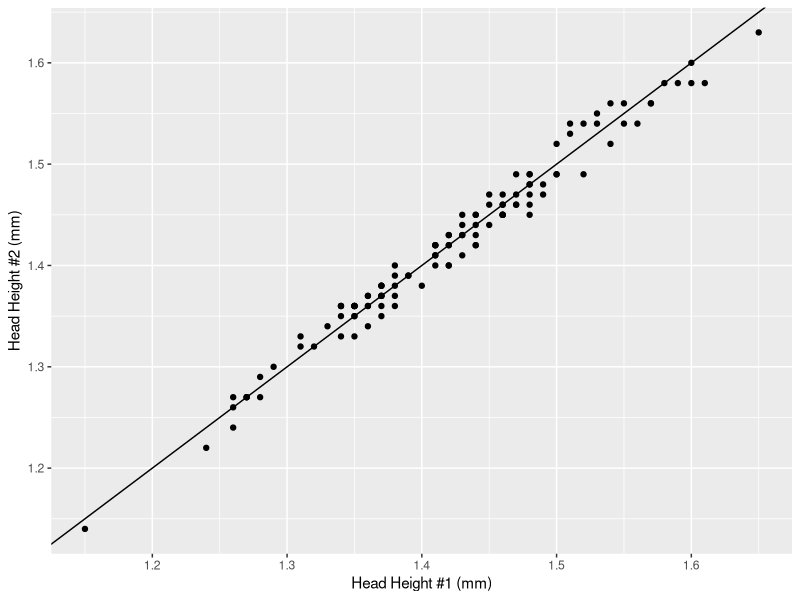
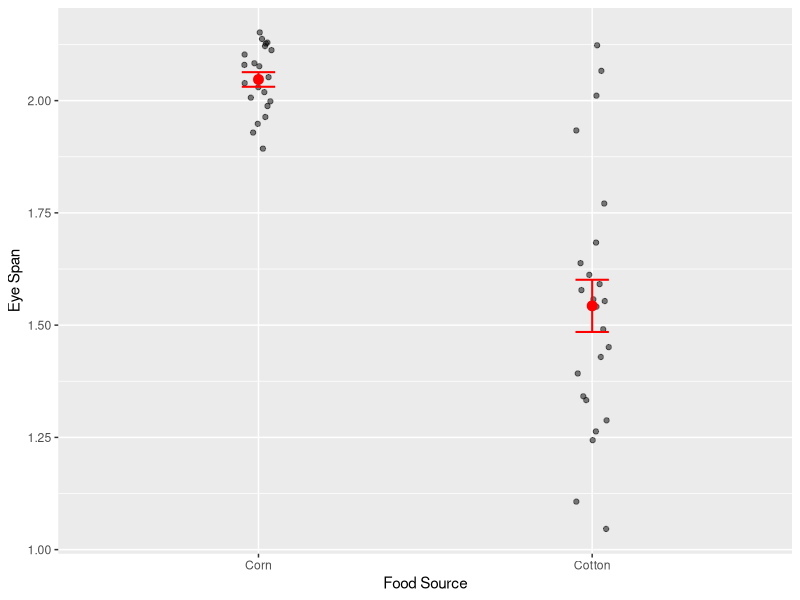
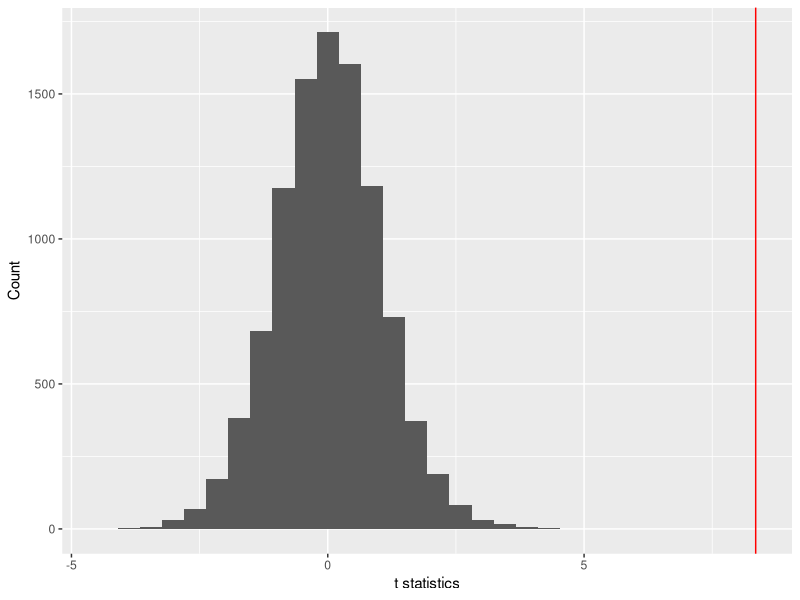
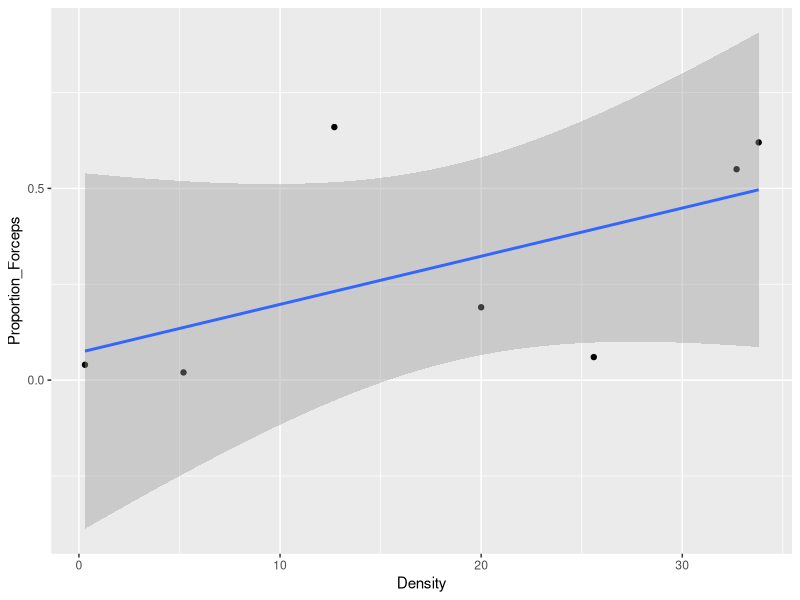
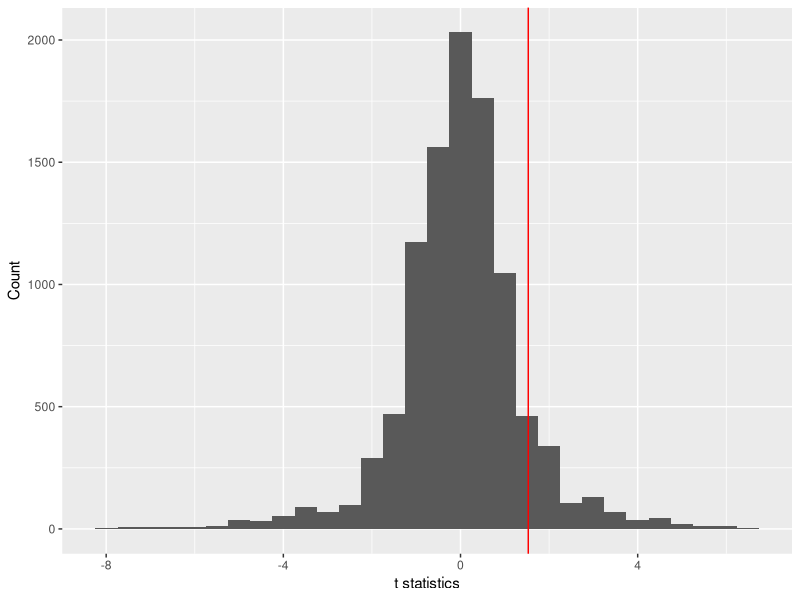
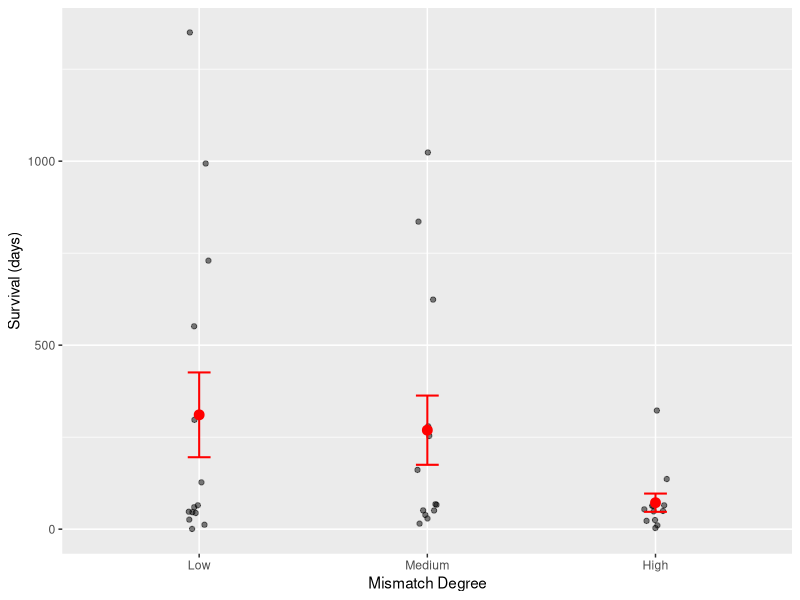
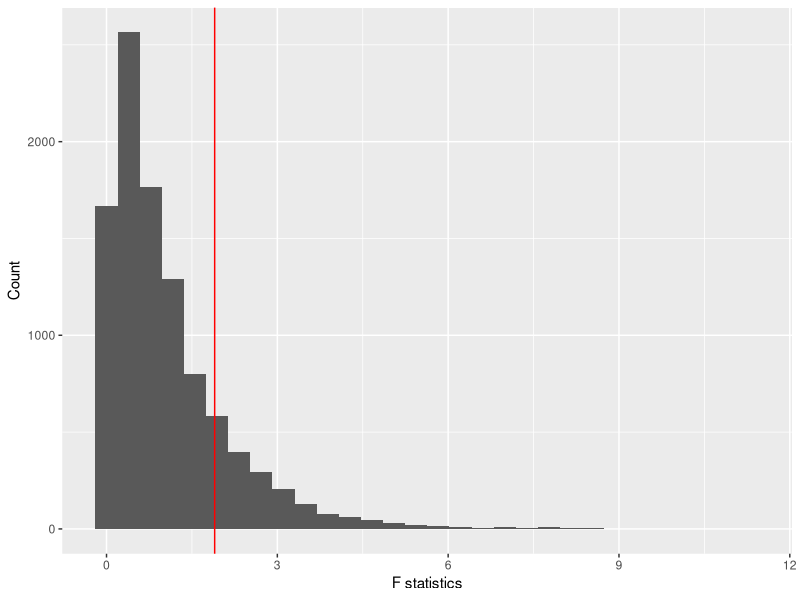
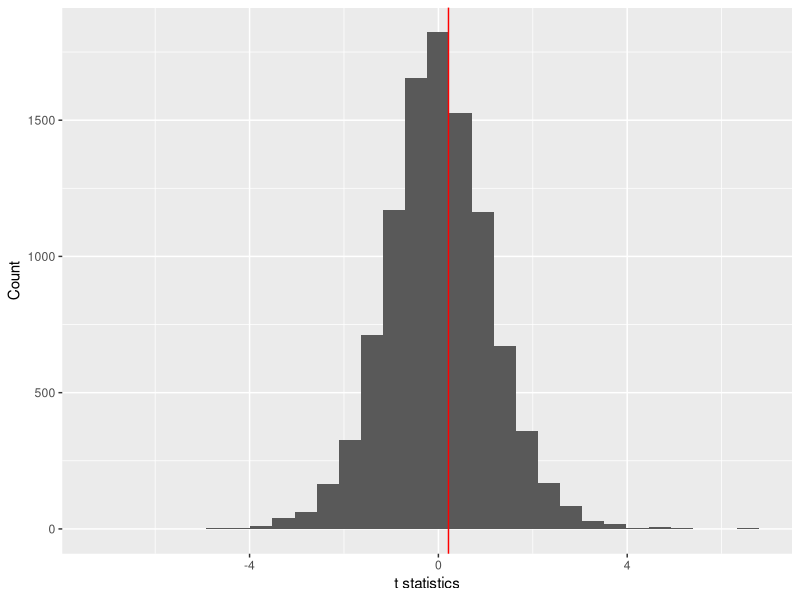

These charts were generated, in order, by the following R code: (Note: a time limit stopped this script after it produced the figures.)
## ---- chunk 1
library(tidyverse)
library(readxl)
library(cowplot)
library(forcats)

# This option turn on caching of chunks. This will dramatically
# speed up knitting, because only chunks that have changed will
# be recompiled.
knitr::opts_chunk$set(cache = TRUE)
## ---- chunk 2
M <- read_excel("../data/G44_Morphometrics.xlsx")
ggplot(M, aes(HeadHt1, HeadHt2)) +
  geom_abline(slope = 1, intercept = 0) +
  geom_point() +
  xlab("Head Height #1 (mm)") +
  ylab("Head Height #2 (mm)")
## ---- chunk 3
Heads <- data.frame(HeadHt = c(M$HeadHt1, M$HeadHt2),
                    MouseID = factor(c(M$MouseID, M$MouseID)))
Heads <- Heads %>% drop_na()
fm <- anova(lm(HeadHt ~ MouseID, data = Heads))
fm

var_a <- (fm$'Mean Sq'[1] - fm$'Mean Sq'[2]) / 2
var_a / (var_a + fm$'Mean Sq'[2])
## ---- chunk 4
library(nlme)
fm_lme <- lme(HeadHt ~ 1,
              random = ~ 1 | MouseID,
              data = Heads,
              method = "ML")
## ---- chunk 5
head(coef(fm_lme))

MouseMeans <- Heads %>% group_by(MouseID) %>% summarize(mean(HeadHt))
head(MouseMeans)
## ---- chunk 6
(varcomps <- VarCorr(fm_lme))
var.among <- as.numeric(varcomps[1, 1])
var.within <- as.numeric(varcomps[2, 1])
var.among / (var.among + var.within)

print(var(MouseMeans[, 2]),digits = 4)
print(var.among, digits = 4)
## ---- chunk 7
MouseVars <- Heads %>% group_by(MouseID) %>% summarize(var(HeadHt))
MouseVars <- as.data.frame(MouseVars)

print(mean(as.numeric(MouseVars[, 2])), digits = 4)
print(var.within, digits = 4)
## ---- chunk 8
# Read data
stalk <- read_csv("../data/Stalkies.csv")

# Some thoughtful plotting
ggplot(stalk, aes(x = food_source, y = eye_span)) +
  geom_point(position = position_jitter(width = 0.05), alpha = 0.5) +
  stat_summary(fun.y = mean, geom = "point", size = 3, color = "red") +
  stat_summary(fun.data = mean_se, geom = "errorbar", width = 0.1,
               color = "red", size = 0.7) +
  labs(x = "Food Source", y = "Eye Span")

set.seed(8987324)
nreps <- 1e4
t_stats <- numeric(nreps)
t_stats[1] <- t.test(eye_span ~ food_source, data = stalk)$statistic

for (ii in 2:nreps) {
  t_stats[ii] <- t.test(sample(eye_span) ~ food_source, data = stalk)$statistic
}

tibble(t_stats) %>%
  ggplot(aes(t_stats)) +
  geom_histogram(bins = 30) +
  geom_vline(xintercept = t_stats[1], color = "red") +
  labs(x = "t statistics", y = "Count")

2 * mean(t_stats >= t_stats[1])

t.test(eye_span ~ food_source, data = stalk)
## ---- chunk 9
# Iterations per second, 1 processor
(p1 <- 124.7 / nreps)

# Iterations per second, 2 processors
(p6 <- 93 / nreps)

p1 / p6
## ---- chunk 10
EW <- read_csv("../data/Earwigs.csv")

EW %>%
  ggplot(aes(Density, Proportion_Forceps)) +
  geom_point() +
  geom_smooth(method = "lm")

fm <- lm(Proportion_Forceps ~ Density, data = EW)
summary(fm)

set.seed(28476)
nreps <- 1e4
t_stats <- numeric(nreps)
t_stats[1] <- summary(fm)$coefficients[2, 3]

for (ii in 2:nreps) {
  fm_rnd <- lm(sample(Proportion_Forceps) ~ Density, data = EW)
  t_stats[ii] <- summary(fm_rnd)$coefficients[2, 3]
}

tibble(t_stats) %>%
  ggplot(aes(t_stats)) +
  geom_histogram(bins = 30) +
  geom_vline(xintercept = t_stats[1], color = "red") +
  labs(x = "t statistics", y = "Count")

2 * mean(t_stats >= t_stats[1])

factorial(7)
## ---- chunk 11
M <- read_excel("../data/Heart_Transplants.xlsx") %>%
  mutate(Mismatch_Degree = fct_inorder(Mismatch_Degree))

ggplot(M, aes(x = Mismatch_Degree, y = Survival_Days)) +
  geom_point(position = position_jitter(width = 0.05), alpha = 0.5) +
  stat_summary(fun.y = mean, geom = "point", size = 3, color = "red") +
  stat_summary(fun.data = mean_se, geom = "errorbar", width = 0.1,
               color = "red", size = 0.7) +
  labs(x = "Mismatch Degree", y = "Survival (days)")

fm <- lm(Survival_Days ~ Mismatch_Degree, data = M)
obs <- summary(fm)

set.seed(823476)
nreps <- 1e4
F_stats <- numeric(nreps)
F_stats[1] <- obs$fstatistic["value"]

for (ii in 2:nreps) {
  fm_rand <- lm(sample(Survival_Days) ~ Mismatch_Degree,
                    data = M)
  F_stats[ii] <- summary(fm_rand)$fstatistic["value"]
}

tibble(F_stats) %>%
  ggplot(aes(F_stats)) +
  geom_histogram(bins = 30) +
  geom_vline(xintercept = F_stats[1], color = "red") +
  labs(x = "F statistics", y = "Count")

mean(F_stats >= F_stats[1])
## ---- chunk 12
M <- read_excel("../data/Birds.xlsx")
fm <- lm(N_Species ~ Dist_to_Island + Elevation + Area + Dist_to_Ecuador,
         data = M)
obs <- summary(fm)

set.seed(2876)
nreps <- 1e4

t_stats <- matrix(NA, nrow = nreps, ncol = 5)
colnames(t_stats) <- c(rownames(obs$coefficients)[2:5], "Fstat")
t_stats[1, 1:4] <- obs$coefficients[2:5, 3]
t_stats[1, 5] <- obs$fstatistic[1]

for (ii in 2:nreps) {
  fm_rand <- lm(sample(N_Species) ~ Dist_to_Island + Elevation +
                  Area + Dist_to_Ecuador, data = M)
  t_stats[ii, 1:4] <- summary(fm_rand)$coefficients[2:5, 3]
  t_stats[ii, 5] <- summary(fm_rand)$fstatistic[1]
  
}

# Dist_to_Island
tibble(Dist_to_Island = t_stats[, "Dist_to_Island"]) %>%
  ggplot(aes(Dist_to_Island)) +
  geom_histogram(bins = 30) +
  geom_vline(xintercept = t_stats[1, "Dist_to_Island"],
             color = "red") +
  labs(x = "t statistics", y = "Count")

2 * mean(t_stats[, "Dist_to_Island"] >= t_stats[1, "Dist_to_Island"])

# Elevation
tibble(Elevation = t_stats[, "Elevation"]) %>%
  ggplot(aes(Elevation)) +
  geom_histogram(bins = 30) +
  geom_vline(xintercept = t_stats[1, "Elevation"],
             color = "red") +
  labs(x = "t statistics", y = "Count")

2 * mean(t_stats[, "Elevation"] >= t_stats[1, "Elevation"])

# Area
tibble(Area = t_stats[, "Area"]) %>%
  ggplot(aes(Area)) +
  geom_histogram(bins = 30) +
  geom_vline(xintercept = t_stats[1, "Area"],
             color = "red") +
  labs(x = "t statistics", y = "Count")

2 * mean(t_stats[, "Area"] >= t_stats[1, "Area"])

# Dist_to_Ecuador
tibble(Dist_to_Ecuador = t_stats[, "Dist_to_Ecuador"]) %>%
  ggplot(aes(Dist_to_Ecuador)) +
  geom_histogram(bins = 30) +
  geom_vline(xintercept = t_stats[1, "Dist_to_Ecuador"],
             color = "red") +
  labs(x = "t statistics", y = "Count")

2 * mean(t_stats[, "Dist_to_Ecuador"] <= t_stats[1, "Dist_to_Ecuador"])

tibble(Fstat = t_stats[, "Fstat"]) %>%
  ggplot(aes(Fstat)) +
  geom_histogram(bins = 30) +
  geom_vline(xintercept = t_stats[1, "Fstat"],
             color = "red") +
  labs(x = "t statistics", y = "Count")

mean(t_stats[, "Fstat"] >= t_stats[1, "Fstat"])
## ---- chunk 13
M <- read_csv("../data/Aspirin.csv") %>%
  mutate_each("factor")
fm <- glm(Cancer ~ Treatment, M, family = "binomial")

# We will use the deviance first.

set.seed(8736)
nreps <- 1e3
devs <- numeric(nreps)
devs[1] <- fm$deviance

system.time({
  for (ii in 2:nreps) {
    devs[ii] <- glm(sample(Cancer) ~ Treatment, M,
                    family = "binomial")$deviance
  }
})

tibble(devs) %>%
  ggplot(aes(devs)) +
  geom_histogram(bins = 30) +
  geom_vline(xintercept = devs[1], color = "red") +
  labs(x = "Deviance", y = "Count")

mean(devs <= devs[1])
## ---- chunk 14
set.seed(8736)
nreps <- 1e3
Zs <- numeric(nreps)
Zs[1] <- summary(fm)$coefficients[2, 3]

system.time({
  for (ii in 2:nreps) {
    fm_rand <- glm(sample(Cancer) ~ Treatment, M,
                    family = "binomial")
    Zs[ii] <- summary(fm_rand)$coefficients[2, 3]
  }
})

tibble(Zs) %>%
  ggplot(aes(Zs)) +
  geom_histogram(bins = 30) +
  geom_vline(xintercept = Zs[1], color = "red") +
  labs(x = "Z-score", y = "Count")

mean(Zs <= Zs[1]) * 2
## ---- chunk 15
obs <- chisq.test(xtabs(~ Treatment + Cancer, M),
                  correct = FALSE)

set.seed(8736)
nreps <- 1e3
chisqs <- numeric(nreps)
chisqs[1] <- obs$statistic

system.time({
  for (ii in 2:nreps) {
    chisqs[ii] <- chisq.test(xtabs(~ sample(Treatment) + Cancer, M),
                             correct = FALSE)$statistic
  }
})

tibble(chisqs) %>%
  ggplot(aes(chisqs)) +
  geom_histogram(bins = 30) +
  geom_vline(xintercept = chisqs[1], color = "red") +
  labs(x = "Chi-squared Statistic", y = "Count")

mean(chisqs >= chisqs[1])
## ---- chunk 16
M <- read_excel("../data/Birds.xlsx")

set.seed(2876)
nreps <- 1e4

corrs <- numeric(length = nreps)
corrs[1] <- cor(M$Area, M$Elevation)

for (ii in 2:nreps) {
  corrs[ii] <- cor(sample(M$Area), M$Elevation)
}

tibble(corrs) %>%
  ggplot(aes(corrs)) +
  geom_histogram(bins = 30) +
  geom_vline(xintercept = corrs[1], color = "red") +
  labs(x = "Correlation", y = "Count")

mean(corrs >= corrs[1])
